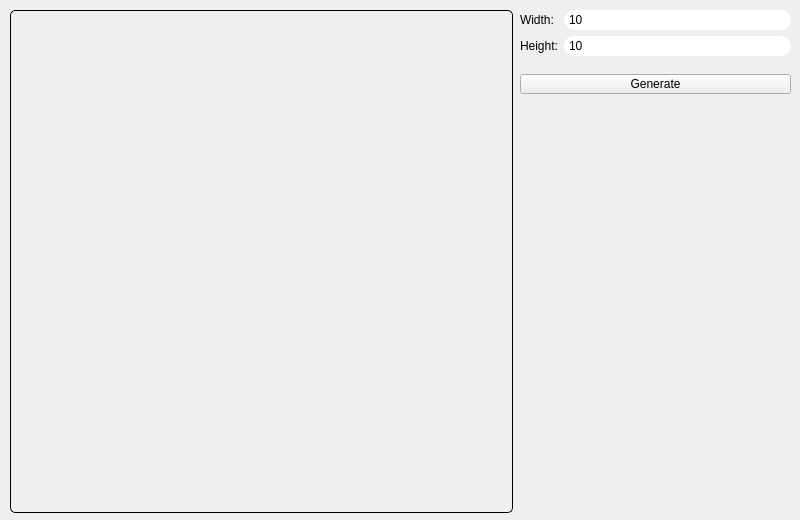
<?xml version="1.0" encoding="UTF-8"?>
<ui version="4.0">
 <class>MazeTab</class>
 <widget class="QWidget" name="MazeTab">
  <property name="geometry">
   <rect>
    <x>0</x>
    <y>0</y>
    <width>800</width>
    <height>520</height>
   </rect>
  </property>
  <property name="minimumSize">
   <size>
    <width>0</width>
    <height>520</height>
   </size>
  </property>
  <property name="maximumSize">
   <size>
    <width>16777215</width>
    <height>520</height>
   </size>
  </property>
  <property name="windowTitle">
   <string>Form</string>
  </property>
  <property name="styleSheet">
   <string notr="true"/>
  </property>
  <widget class="MazeViewport" name="viewport">
   <property name="geometry">
    <rect>
     <x>10</x>
     <y>10</y>
     <width>503</width>
     <height>503</height>
    </rect>
   </property>
   <property name="minimumSize">
    <size>
     <width>500</width>
     <height>500</height>
    </size>
   </property>
   <property name="mouseTracking">
    <bool>false</bool>
   </property>
   <property name="focusPolicy">
    <enum>Qt::StrongFocus</enum>
   </property>
   <property name="styleSheet">
    <string notr="true">background: transparent;
border-radius: 5px;
border: 1px solid black;</string>
   </property>
  </widget>
  <widget class="QWidget" name="layoutWidget">
   <property name="geometry">
    <rect>
     <x>520</x>
     <y>10</y>
     <width>271</width>
     <height>121</height>
    </rect>
   </property>
   <layout class="QVBoxLayout" name="generateLayout">
    <item>
     <layout class="QFormLayout" name="generateForm">
      <property name="sizeConstraint">
       <enum>QLayout::SetMinimumSize</enum>
      </property>
      <property name="fieldGrowthPolicy">
       <enum>QFormLayout::ExpandingFieldsGrow</enum>
      </property>
      <property name="labelAlignment">
       <set>Qt::AlignLeading|Qt::AlignLeft|Qt::AlignVCenter</set>
      </property>
      <property name="formAlignment">
       <set>Qt::AlignJustify|Qt::AlignTop</set>
      </property>
      <property name="bottomMargin">
       <number>12</number>
      </property>
      <item row="0" column="0">
       <widget class="QLabel" name="widthLabel">
        <property name="text">
         <string>Width:</string>
        </property>
       </widget>
      </item>
      <item row="1" column="0">
       <widget class="QLabel" name="heightLabel">
        <property name="text">
         <string>Height:</string>
        </property>
       </widget>
      </item>
      <item row="0" column="1">
       <widget class="QSpinBox" name="widthEdit">
        <property name="sizePolicy">
         <sizepolicy hsizetype="Expanding" vsizetype="Fixed">
          <horstretch>0</horstretch>
          <verstretch>0</verstretch>
         </sizepolicy>
        </property>
        <property name="minimumSize">
         <size>
          <width>0</width>
          <height>20</height>
         </size>
        </property>
        <property name="styleSheet">
         <string notr="true">background-color: rgb(255,255,255);
color: rgb(0,0,0);
border-radius: 10px;
padding-left: 3px;</string>
        </property>
        <property name="buttonSymbols">
         <enum>QAbstractSpinBox::NoButtons</enum>
        </property>
        <property name="minimum">
         <number>1</number>
        </property>
        <property name="maximum">
         <number>50</number>
        </property>
        <property name="value">
         <number>10</number>
        </property>
       </widget>
      </item>
      <item row="1" column="1">
       <widget class="QSpinBox" name="heightEdit">
        <property name="sizePolicy">
         <sizepolicy hsizetype="Expanding" vsizetype="Fixed">
          <horstretch>0</horstretch>
          <verstretch>0</verstretch>
         </sizepolicy>
        </property>
        <property name="minimumSize">
         <size>
          <width>0</width>
          <height>20</height>
         </size>
        </property>
        <property name="styleSheet">
         <string notr="true">background-color: rgb(255,255,255);
color: rgb(0,0,0);
border-radius: 10px;
padding-left: 3px;</string>
        </property>
        <property name="buttonSymbols">
         <enum>QAbstractSpinBox::NoButtons</enum>
        </property>
        <property name="minimum">
         <number>1</number>
        </property>
        <property name="maximum">
         <number>50</number>
        </property>
        <property name="value">
         <number>10</number>
        </property>
       </widget>
      </item>
     </layout>
    </item>
    <item>
     <widget class="QPushButton" name="generateButton">
      <property name="minimumSize">
       <size>
        <width>0</width>
        <height>20</height>
       </size>
      </property>
      <property name="styleSheet">
       <string notr="true"/>
      </property>
      <property name="text">
       <string>Generate</string>
      </property>
     </widget>
    </item>
    <item>
     <spacer name="verticalSpacer">
      <property name="orientation">
       <enum>Qt::Vertical</enum>
      </property>
      <property name="sizeHint" stdset="0">
       <size>
        <width>20</width>
        <height>50</height>
       </size>
      </property>
     </spacer>
    </item>
   </layout>
  </widget>
 </widget>
 <customwidgets>
  <customwidget>
   <class>MazeViewport</class>
   <extends>QGraphicsView</extends>
   <header>mazeviewport.h</header>
  </customwidget>
 </customwidgets>
 <resources/>
 <connections/>
</ui>
